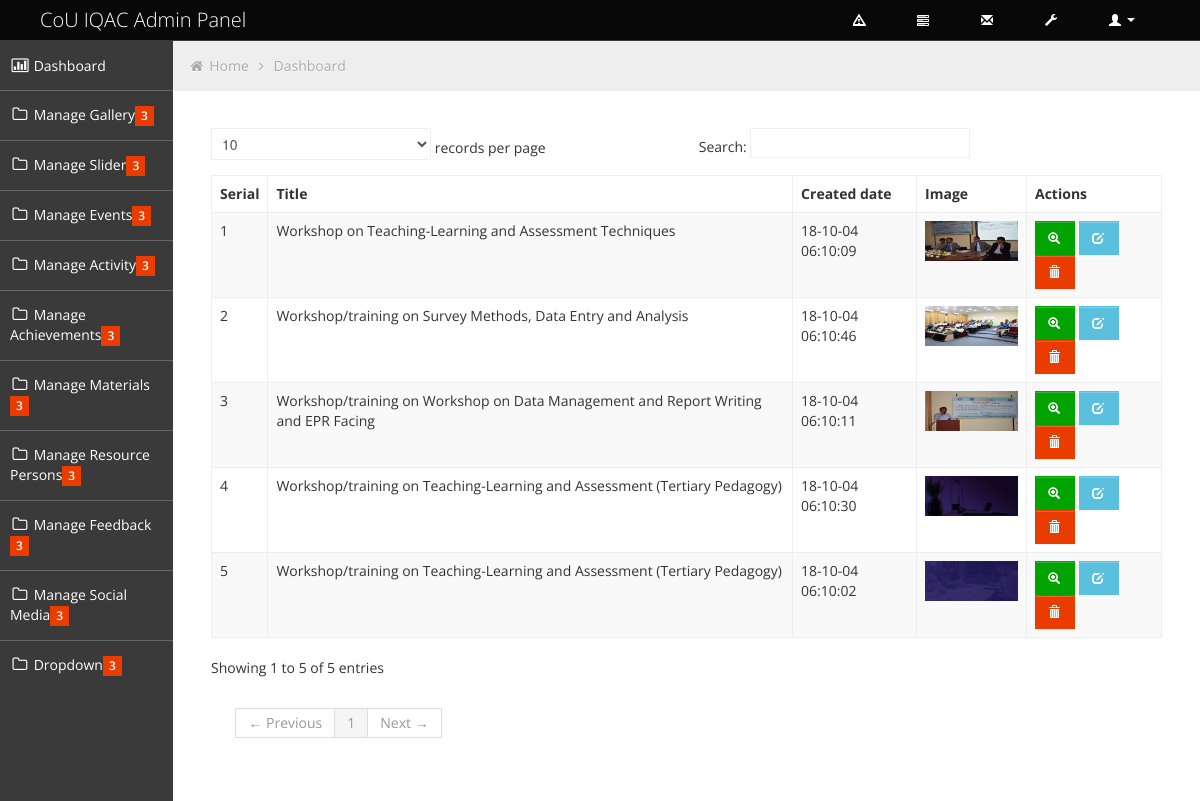
The app's page /index.php/backend/slider_controller/show_slider with its own data.
### tables this page shows
CREATE TABLE `slider` (
  `id` int(11) NOT NULL,
  `title` varchar(255) NOT NULL,
  `image` varchar(255) NOT NULL,
  `created_at` varchar(255) NOT NULL
);

### application/controllers/backend/Slider_Controller.php (called while the page is built, shortened)
<?php
class Slider_Controller extends CI_Controller {
		public function show_slider()
	{
		$data=array();
			$data['show_all_sliders']=$this->Slider_model->show_all_sliders();
			$data['admin_main_content']=$this->load->view('admin_part/functions/slider/slider_list',$data,true);
			$this->load->view('admin_part/dashboard',$data);
	}
}

### index.php (called while the page is built, shortened)
<?php
require_once BASEPATH.'core/CodeIgniter.php';

### application/models/Slider_model.php (called while the page is built, shortened)
<?php
class Slider_model extends CI_Model {
		public function show_all_sliders(){
			$this->db->select('*');
		$this->db->from('slider');
		$query_result = $this->db->get();
		$result = $query_result->result();
		return $result;
	}
}

### application/views/admin_part/functions/slider/slider_list.php (the view, shortened to what this page needs)
<div class="box-content">
						<table class="table table-striped table-bordered bootstrap-datatable datatable">
						  <thead>
							  <tr>
								  <th>Serial</th>
								  <th>Title</th>
								  <th>Created date</th>
								   <th>Image</th>
								  <th>Actions</th>
							  </tr>
						  </thead>
						  <tbody>
						  <?php
						  	foreach ($show_all_sliders as $v_img) {
						  		?>
						  		<tr>
								<td><?php echo $v_img->id;?></td>
								<td class="center"><?php echo $v_img->title;?></td>
								<td class="center">
									<?php echo $v_img->created_at;?>
								</td>
								<td class="center">
								<img src="<?php echo base_url().$v_img->image;?>" height="150px" width="100px;" />
								</td>
								<td class="center">
									<a class="btn btn-success" href="#">
										<i class="halflings-icon white zoom-in"></i>
									</a>
									<a class="btn btn-info" href="<?php echo base_url()?>edit-slider/<?php echo $v_img->id;?>">
										<i class="halflings-icon white edit"></i>
									</a>
									<a class="btn btn-danger" id="delete" href="<?php echo base_url()?>delete-slider/<?php echo $v_img->id;?>">
										<i class="halflings-icon white trash"></i>
									</a>
								</td>
							</tr>
						  		<?php
						  	}
						  ?>
						  </tbody>
					  </table>
					</div>
				</div>

### assets/backend/css/style.css (style rules this page uses)
body { background: #F5F5F5; color: #333; border: none; font-family: 'Open Sans', sans-serif; font-weight: 400; }
.box-content { position: relative; z-index: 50; margin-top: -1px; padding: 10px; background: #fff !important; }
.btn { display: inline-block; padding: 6px 12px; margin-bottom: 0; font-size: 14px; font-weight: 500; line-height: 20px; text-align: center; white-space: nowrap; vertical-align: middle; cursor: pointer; border: 1px solid #a7a9aa; -webkit-border-radius: 0px !important; border-radius: 0px !important; }
.btn i { margin-top: 2px; }
.btn { color: #ffffff; background-color: #a7a9aa; border-color: #a7a9aa; background-image: none; filter: none; text-shadow: none; }
.btn-danger { background-color: #EB3C00; border-color: #EB3C00; }
.btn-success { background-color: #00A300; border-color: #00A300; }
.btn-info { background-color: #5bc0de; border-color: #5bc0de; }
.table th, .table td { border-top: 1px solid #eee; }
.table-bordered { border-color: #eee; -webkit-border-radius: 0px !important; -moz-border-radius: 0px !important; border-radius: 0px !important; }
.table-bordered th, .table-bordered td { border-left: 1px solid #eee; }
.table-bordered thead:first-child tr:first-child > th:first-child, .table-bordered tbody:first-child tr:first-child > td:first-child, .table-bordered tbody:first-child tr:first-child > th:first-child { -webkit-border-radius: 0px !important; -moz-border-radius: 0px !important; border-radius: 0px !important; }
.table-bordered thead:first-child tr:first-child > th:last-child, .table-bordered tbody:first-child tr:first-child > td:last-child, .table-bordered tbody:first-child tr:first-child > th:last-child { -webkit-border-radius: 0px !important; -moz-border-radius: 0px !important; border-radius: 0px !important; }
.table-bordered thead:last-child tr:last-child > th:first-child, .table-bordered tbody:last-child tr:last-child > td:first-child, .table-bordered tbody:last-child tr:last-child > th:first-child, .table-bordered tfoot:last-child tr:last-child > td:first-child, .table-bordered tfoot:last-child tr:last-child > th:first-child { -webkit-border-radius: 0px !important; -moz-border-radius: 0px !important; border-radius: 0px !important; }
.table-bordered thead:last-child tr:last-child > th:last-child, .table-bordered tbody:last-child tr:last-child > td:last-child, .table-bordered tbody:last-child tr:last-child > th:last-child, .table-bordered tfoot:last-child tr:last-child > td:last-child, .table-bordered tfoot:last-child tr:last-child > th:last-child { -webkit-border-radius: 0px !important; -moz-border-radius: 0px !important; border-radius: 0px !important; }

### assets/backend/css/halflings.css (style rules this page uses)
html, html .halflings { -webkit-font-smoothing: antialiased !important; }
.halflings-icon { display: inline-block; width: 14px; height: 14px; line-height: 14px; vertical-align: text-top; background-image: url(../img/glyphicons_halflings.svg); background-position: 0 0; background-repeat: no-repeat; vertical-align: top; *display: inline; *zoom: 1; *margin-right: .3em; }
.halflings-icon.white { background-image: url(../img/glyphicons_halflings-white.svg); }
.halflings-icon.zoom-in { background-position: -336px 0; }
.halflings-icon.trash { background-position: -456px 0; }
.halflings-icon.edit { background-position: -96px -72px; }

### records on screen
slider: id "1", title "Workshop on Teaching-Learning and Assessment Techniques", created_at "18-10-04 06:10:09", image (picture)
slider: id "2", title "Workshop/training on Survey Methods, Data Entry and Analysis", created_at "18-10-04 06:10:46", image (picture)
slider: id "3", title "Workshop/training on Workshop on Data Management and Report Writing and EPR Facing", created_at "18-10-04 06:10:11", image (picture)
slider: id "4", title "Workshop/training on Teaching-Learning and Assessment (Tertiary Pedagogy)", created_at "18-10-04 06:10:30", image (picture)
slider: id "5", title "Workshop/training on Teaching-Learning and Assessment (Tertiary Pedagogy)", created_at "18-10-04 06:10:02", image (picture)
